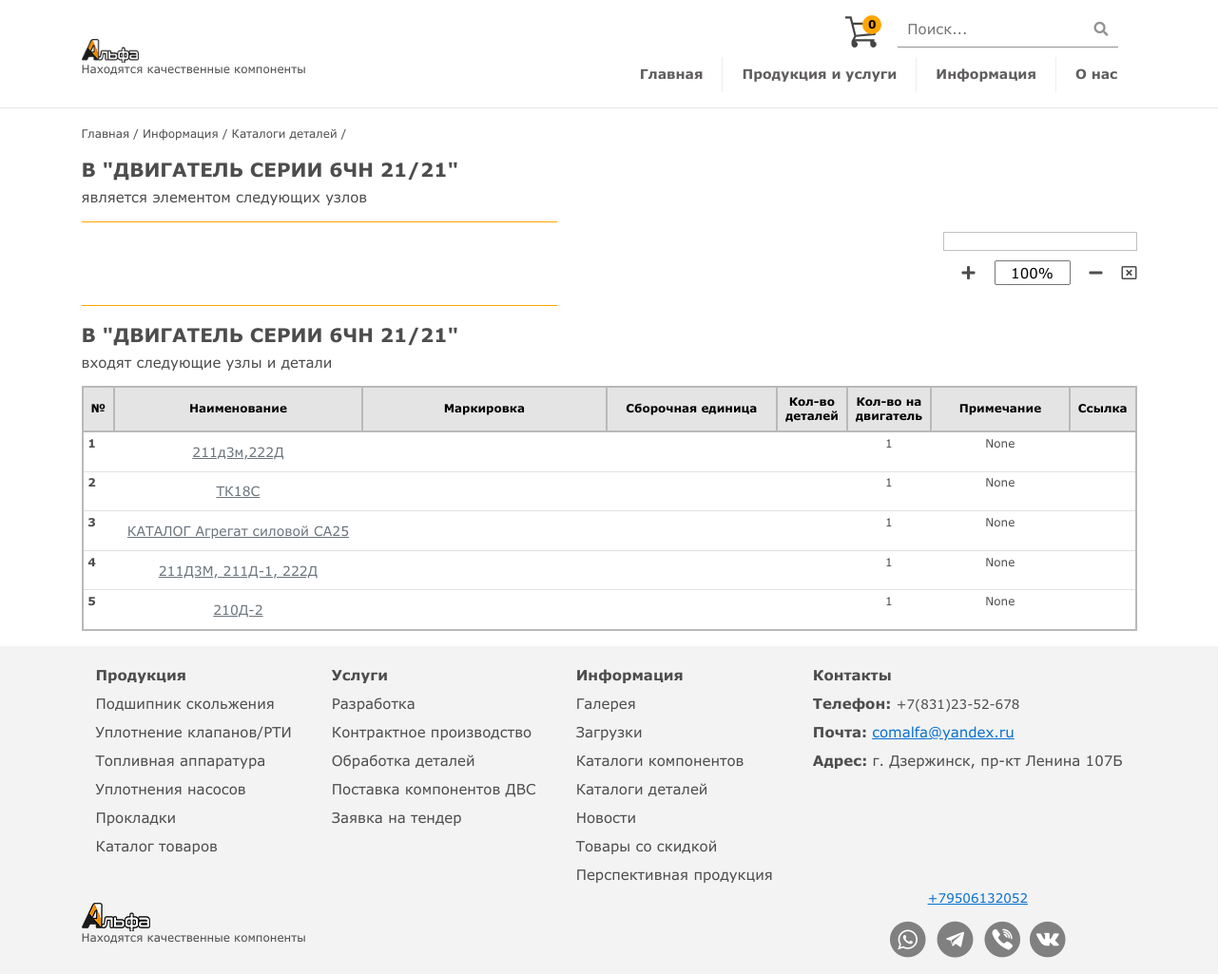
/alfa/catalog/6552/, run on the app's committed database.
### alfa/models.py (models this page shows, shortened)
class Catalog(models.Model):
    def get_image_path(self, filename):
        ext = filename.split('.')[-1]
        path = ''.join(
            ["Engine_images/", translit.slugify(filename.strip()), '.', ext])
    def get_guide_path(self, filename):
        ext = filename.split('.')[-1]
        path = ''.join(
            ["GuidesForEngines/", translit.slugify(filename.strip()), '.', ext])
    def get_scheme_path(self, filename):
        ext = filename.split('.')[-1]
        path = ''.join(
            ["EngineUnits_images/", translit.slugify(filename.strip()), '.', ext])
    def get_filePDF_path(self, filename):
        ext = filename.split('.')[-1]
        path = ''.join(
            ["GuidesForEngines/", translit.slugify(filename.strip()), '.', ext])
        return path
    name = models.CharField(max_length=200, verbose_name='Название')
    manufactur = models.CharField(
        max_length=200, verbose_name='Завод производитель', blank=True)
    series = models.CharField(max_length=200, verbose_name='Серия')
    img = models.ImageField(upload_to=get_image_path,
                            verbose_name='Фото', blank=True, null=True)
    scheme = models.ImageField(upload_to=get_scheme_path,
                            verbose_name='Схема', blank=True, null=True)
    filePDF = models.FileField(storage=fs, upload_to=get_filePDF_path,
                               verbose_name='Документ pdf',
                               blank=True, null=True
                               )
    processed = models.BooleanField(
        default=False, verbose_name='Без пароля и водяного знака')
    HTML_markup = models.TextField(
        verbose_name='HTML разметка для интерактивного изображения',
        help_text='area shape="rect" coords="82,186,101,202" href="#line18" onclick="showHide("#line18");" alt="18"',
        blank=True, null=True)
    position = models.CharField(
        max_length=200, verbose_name='Позиция', blank=True, null=True)
    notes = models.CharField(
        max_length=600, verbose_name='Примечание', blank=True, null=True)
    marks = models.CharField(
        max_length=600, verbose_name='Маркировки', blank=True, null=True)
    guide = models.FileField(upload_to=get_guide_path,
                             verbose_name='Документ pdf/excel/word')

class MultipleParts(models.Model):
    multiple = models.ForeignKey(
        Catalog,
        on_delete=models.CASCADE,
        verbose_name='Состовной элемент',
        blank=False,
        related_name='multiple')
    parts= models.ForeignKey(
        Catalog, on_delete=models.CASCADE, verbose_name='Деталь составного элемента', blank=False, related_name='part')
    quantity = models.PositiveIntegerField(verbose_name='Количество', blank=False)
    sort_id = models.PositiveIntegerField(verbose_name='Порядковый номер', blank=True, null=True)
    class Meta:
        verbose_name = u'Составной элемент'
        verbose_name_plural = u'Составные элементы'
        unique_together = ("multiple", "parts")

### alfa/views.py (the view)
    def view_id(request, catalog_id):
        detail = Catalog.objects.get(pk=catalog_id)
        details_down = MultipleParts.objects.select_related('parts').filter(
            multiple=detail).order_by('sort_id')
        details_up = MultipleParts.objects.select_related('multiple').filter(parts=detail)
        print(details_up)
        context = {}
        context['parts'] = details_down
        context['units'] = details_up
        context['curr_unit'] = detail
        context['curr_engine'] = detail.name
        return render(request, 'alfa/category_full.html', context)

### alfa/templates/alfa/category_full.html (shortened to what this page needs)
{% extends "base.html" %} {% load static index %}  {% block links %} {% endblock links %} {% block content %} {% load index %}
<div class="container">
    <div class="breadcrumbs">
        <a href="/">Главная</a> / Информация / <a href="/category">Каталоги деталей</a> / {{curr_engine.name}}
    </div>
</div>
<div class="container">
    {% if curr_unit.marks %}
        <h3>В "{{curr_unit.name}} (маркировка: {{curr_unit.marks}})"</h3>
    {% else %}
        <h3>В "{{curr_unit.name}}"</h3>
    {% endif %}
    <p>является элементом следующих узлов</p>
    <span class="line"></span>
    <div class="unit-info">
        <div class="unit-img__wrapper">
            <div id="unit-img" class="unit-img">
            </div>
            {% if curr_unit.img %}
            <div class="img_scale">
                <i id="scale-plus" onclick="scale_edit(event, false)" class="fa fa-plus scale_edit"
                    aria-hidden="true"></i>
                <input id="scale-index" class="scale-index" oninput="scale_change(false)" value="100%" />
                <i id="scale-minus" onclick="scale_edit(event, false)" class="fa fa-minus scale_edit"
                    aria-hidden="true"></i>
                <i style="padding: 5px 0" class="far fa-window-close scale_edit" id="scale-cancel"></i>
            </div>
            {% endif %}
        </div>
    </div>
    <span class="line"></span>
    {% if curr_unit.marks %}
        <h3>В "{{curr_unit.name}} (маркировка: {{curr_unit.marks}})"</h3>
    {% else %}
        <h3>В "{{curr_unit.name}}"</h3>
    {% endif %}
    <p>входят следующие узлы и детали</p>
    <div class="parts-block">
        <div class="table-overflow__wrapper">
            <table class="table table-hover table-sm category_table">
                <thead>
                    <tr>
                        <th scope="col">№</th>
                        <th scope="col" style="width: 20%;">Наименование</th>
                        <th scope="col" style="width: 30%;">Маркировка</th>
                        <th scope="col" style="width: 20%;">Сборочная единица</th>
                        <th scope="col" style="width: 5%;text-align: center;">Кол-во деталей</th>
                        <th scope="col" style="width: 5%; text-align: center;">Кол-во на двигатель</th>
                        <th scope="col" style="width: 15%;text-align: center;">Примечание</th>
                        <th scope="col" style="width: 5%;text-align: center;">Ссылка</th>
                    </tr>
                </thead>
                <tbody>
                    {% for part in parts %}
                    <tr class="part_element" part-id="{{part.parts.id}}" mark-len="{{part.parts.mark|length}}"
                        id="line{{forloop.counter}}">
                        <th class="th_el"
                            rowspan="{% if part.parts.mark|length <= 1 %} 1 {% else %} {{ part.parts.mark|length }} {% endif %}"
                            scope="row">
                            {{forloop.counter}}
                        </th>
                        <td rowspan="{% if part.parts.mark|length <= 1 %} 1 {% else %} {{ part.parts.mark|length }} {% endif %}">
                            <span class="defaultrow__text">
                                <a class="btn btn-sm text-muted" href="{% url 'catalog_id' part.parts.id %}" role="button">{{part.parts.name}}</a>
                            </span>
                        </td>
                        <td>
                        </td>
                        <td>
                        </td>
                        <td style="text-align: center;">
                        </td>
                        <td rowspan="{% if part.mark|length <= 1 %} 1 {% else %} {{ part.mark|length }} {% endif %}"
                            style="text-align: center;">
                            <span class="defaultrow__text">{{part.quantity}}</span>
                        </td>
                        <td rowspan="{% if part.mark|length <= 1 %} 1 {% else %} {{ part.mark|length }} {% endif %}">
                            {% if part.parts.notes == 'None' %}<span
                            class="defaultrow__text"></span> {% else %} <span
                                class="defaultrow__text">{{part.parts.notes}}</span> {% endif %}
                        </td>
                        <td rowspan="{% if part.mark|length <= 1 %} 1 {% else %} {{ part.mark|length }} {% endif %}"
                            style="text-align: center;">
                        </td>
                    </tr>
                     {% endfor %}
                </tbody>
            </table>
        </div>
    </div>
</div>
 {% endblock content %}

### static/css/style.css (style rules this page uses)
body { font-family: Verdana; font-size: 15px; color: #4D4D4D; line-height: 1.2; }
h3 { font-size: 20px; font-weight: bold; }
.unit-info { margin: 10px 0; display: flex; justify-content: space-between; }
.table { font-size: 12px; }
.category_table { font-size: 12px; }
.unit-img { position: relative; overflow: hidden; border: 1px solid #c1c1c1 }
.unit-img__wrapper { display: flex; flex-direction: column; }
.img_scale { display: flex; margin: 10px 0px; justify-content: center; }
.scale_edit { font-size: 16px; padding: 5px 20px; cursor: pointer; }
.scale-index { width: 80px; text-align: center; }
.line { display: block; border-bottom: 1px solid orange; width: 500px; height: 2px; }
thead tr { background-color: rgb(73, 73, 73); color: black; }
thead th { padding: 8px!important; vertical-align: inherit!important; background-color: rgb(228, 228, 228); border: 2px solid rgb(185, 185, 185)!important; margin: 2px; color: black; text-align: center!important; }
tbody { border: 2px solid rgb(185, 185, 185)!important; }
.breadcrumbs { display: inline; font-size: 12px; }
.breadcrumbs a { text-decoration: none; color: #4D4D4D; }
.th_el { position: relative; }
.part_element td { text-align: center; }

### static/css/all.css (style rules this page uses)
.fa, .fas, .far, .fal, .fad, .fab { -moz-osx-font-smoothing: grayscale; -webkit-font-smoothing: antialiased; display: inline-block; font-style: normal; font-variant: normal; text-rendering: auto; line-height: 1; }
.fa-minus:before { content: "\f068"; }
.fa-plus:before { content: "\f067"; }
.fa-window-close:before { content: "\f410"; }
.far { font-family: 'Font Awesome 5 Free'; font-weight: 400; }
.fa, .fas { font-family: 'Font Awesome 5 Free'; font-weight: 900; }

### data on the page
Catalog: name "ДВИГАТЕЛЬ СЕРИИ 6ЧН 21/21"
MultipleParts: parts.name "211д3м,222Д", quantity "1", parts.notes "None"
MultipleParts: parts.name "ТК18С", quantity "1", parts.notes "None"
MultipleParts: parts.name "КАТАЛОГ Агрегат силовой СА25", quantity "1", parts.notes "None"
MultipleParts: parts.name "211Д3М, 211Д-1, 222Д", quantity "1", parts.notes "None"
MultipleParts: parts.name "210Д-2", quantity "1", parts.notes "None"
